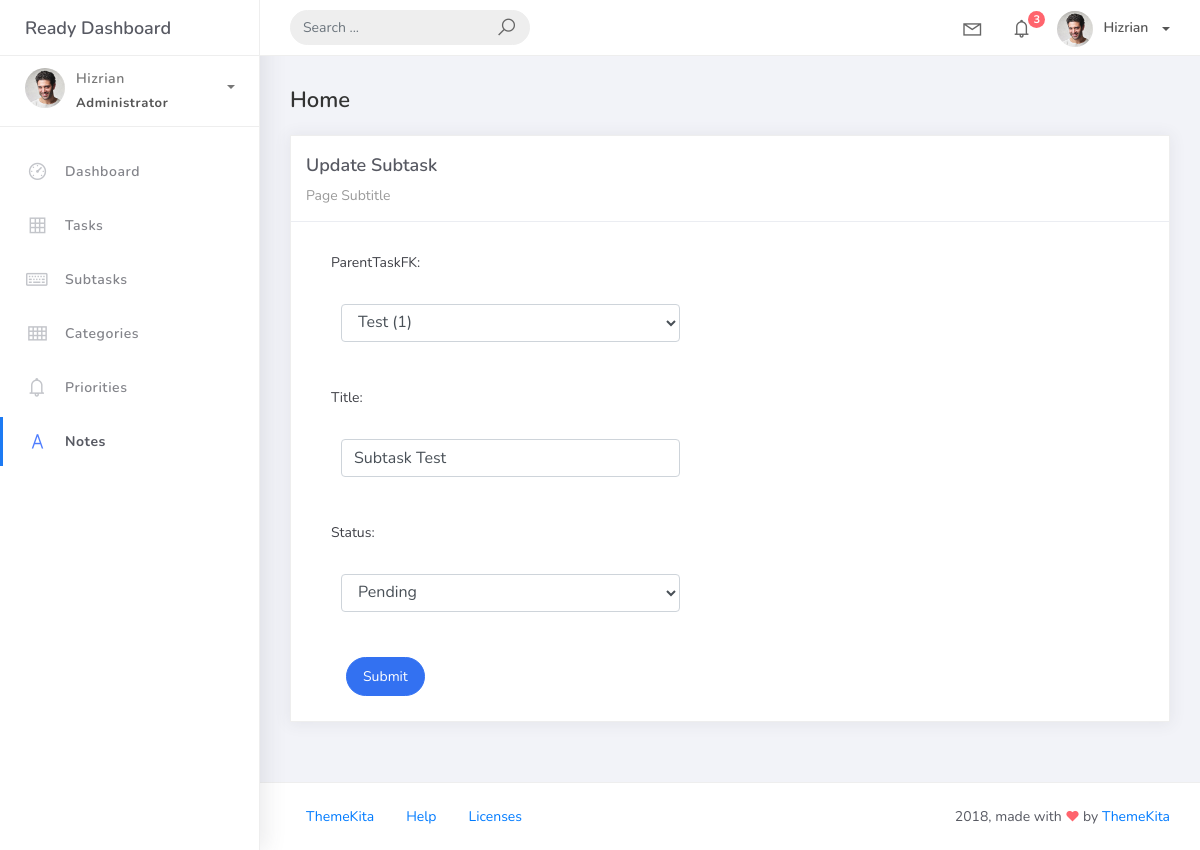
The page /subtask_list/4/ on the database its author committed.
### taskmanager/models.py (models this page shows, shortened)
class BaseModel(models.Model):
    created_at = models.DateTimeField(auto_now_add=True, db_index=True,)
    updated_at = models.DateTimeField(auto_now=True,)
    class Meta:
        abstract = True

class SubTask(BaseModel):
    parentTaskFK = models.ForeignKey(Task, on_delete=models.CASCADE)
    title = models.CharField(max_length=100)
    status = models.CharField(max_length=50,
            choices=[("Pending", "Pending"),
            ("In Progress", "In Progress"),
            ("Completed", "Completed"),
            ],
            default = "Pending"
            )

### taskmanager/views.py (the view)
# urls.py: path('subtask_list/<int:pk>/', SubtasksUpdateView.as_view(), name='subtask-update'),
class SubtasksUpdateView(UpdateView):
    model = SubTask
    form_class = SubTaskForm
    template_name = 'subtask_form.html'
    success_url = reverse_lazy('subtask-list')

### taskmanager/forms.py
class SubTaskForm(ModelForm):
    class Meta:
        model = SubTask
        fields = ['parentTaskFK', 'title', 'status']

### taskmanager/models.py (called while the page is built)
    def __str__(self):
        return self.title.title()

### templates/subtask_form.html (shortened to what this page needs)
{% extends 'base.html' %}
{% load static %}
{% block content %}
<div class="content">
  <div class="container-fluid">
    <h4 class="page-title">Home</h4>
    <div class="row">
      <div class="col-md-12">
        <div class="card">
          <div class="card-header">
            <div class="card-title">
              {% if object %}
                Update Subtask
              {% else %}
                Add a New Subtask
              {% endif %}
            </div>
            <div class="card-category">Page Subtitle</div>
          </div>
          <div class="col-md-6">
            <div class="card-body">
              <form action="" method="post" novalidate>
                {% include 'includes/form.html' %}
                <div class="form-group">
                  <div class="col-md-12 col-sm-3">
                    <button type="submit" class="btn btn-primary btn-rounded">Submit</button>
                  </div>
                </div>
              </form>
            </div>
          </div>
        </div>
      </div>
    </div>
  </div>
</div>
{% endblock %}

### templates/includes/form.html (shortened to what this page needs)
{% load widget_tweaks %}
{% for field in form %}
  <div class="field item form-group">
    <label>{{ field.label_tag }}</label>
    <div class="form-group">
      {% render_field field class="form-control" %}
    </div>
  </div>
{% endfor %}

### rows shown on the page
SubTask: parentTaskFK "Test (1)" "Subtask Test" "Pending"

### other values the page prints
{{ field.label_tag }} "ParentTaskFK:" "Title:" "Status:"
